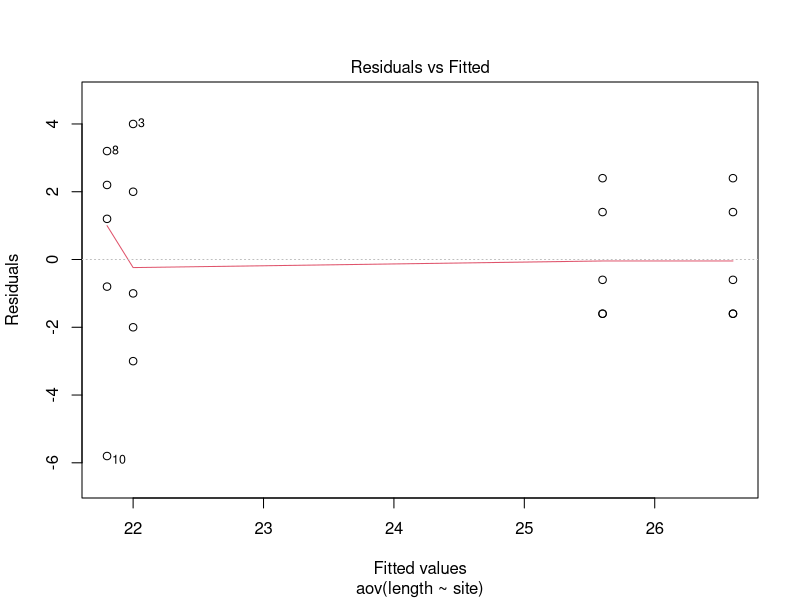
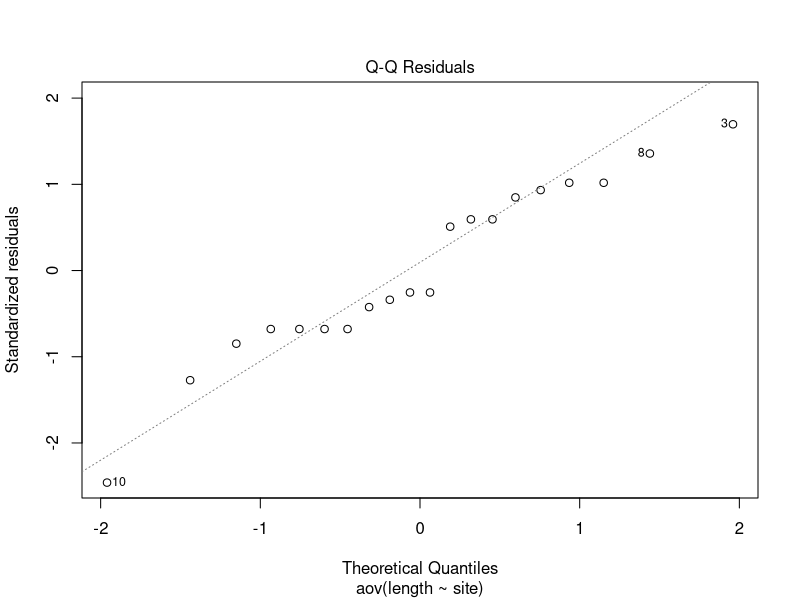
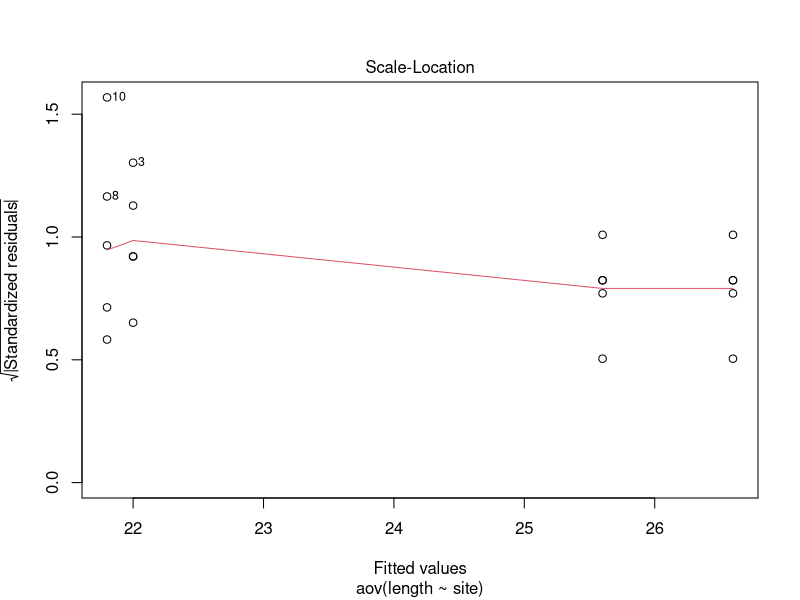
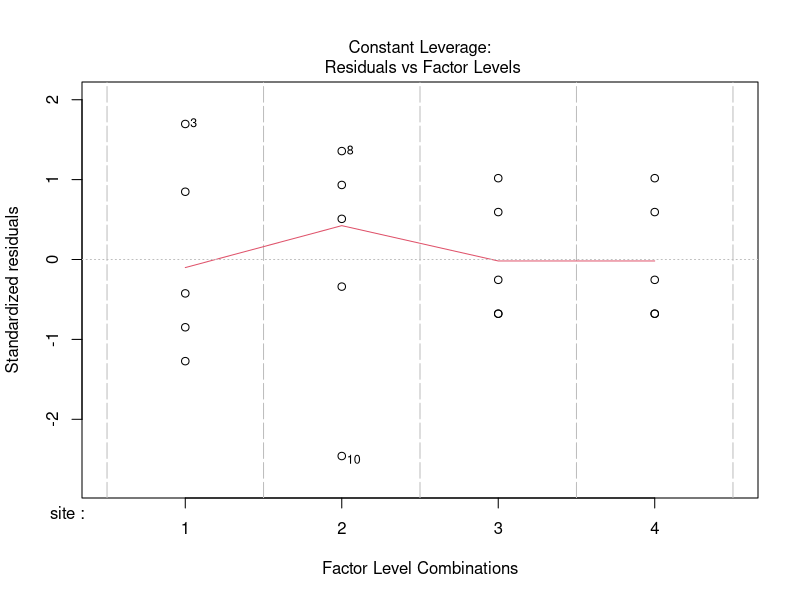

These figures' R source, in order:
back <- c(20, 24, 26, 21, 19)
side <- c(21, 23, 25, 24, 16)
sit <- c(24, 25, 27, 28, 24)
stand <- c(26, 25, 28, 29, 25)

heartbeat <- data.frame(length = c(back,side,sit,stand),site = factor(c(rep("1",5),rep("2",5),rep("3",5),rep("4",5))))

# check the data
options(digits = 4)
tapply(heartbeat$length, heartbeat$site, mean)

tapply(heartbeat$length, heartbeat$site, var)

# variance test
bartlett.test(length~site, data=heartbeat)

# ANOVA
fit <- aov(length~site, data=heartbeat)
summary(fit)
plot(fit)